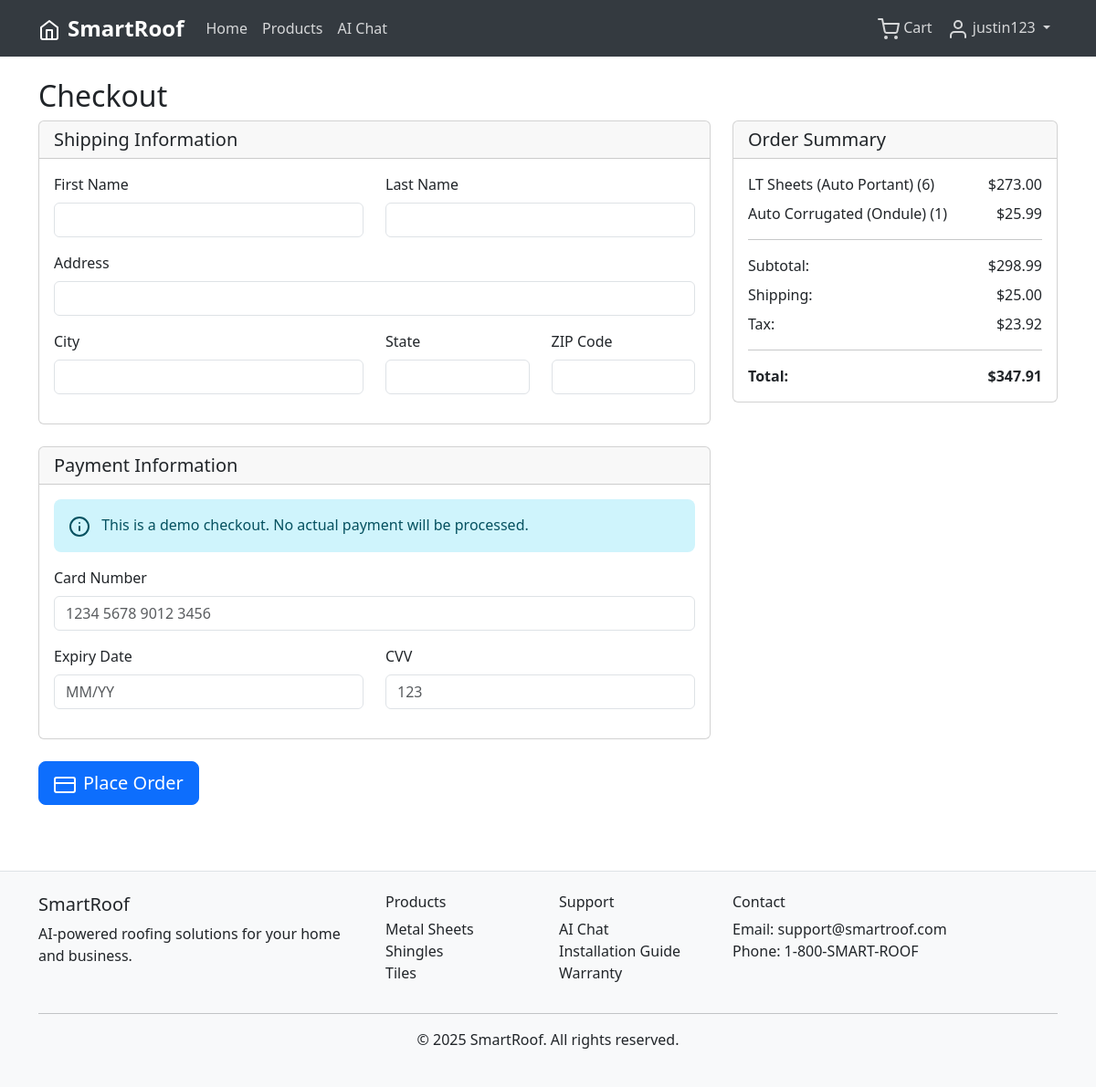
The page /checkout (signed in) on the database its author committed.
### tables this page shows
CREATE TABLE users (
            id INTEGER PRIMARY KEY AUTOINCREMENT,
            username TEXT UNIQUE NOT NULL,
            email TEXT UNIQUE NOT NULL,
            password_hash TEXT NOT NULL,
            is_admin BOOLEAN DEFAULT FALSE,
            created_at TIMESTAMP DEFAULT CURRENT_TIMESTAMP
        );

CREATE TABLE products (
            id INTEGER PRIMARY KEY AUTOINCREMENT,
            name TEXT NOT NULL,
            description TEXT,
            price REAL NOT NULL,
            category TEXT NOT NULL,
            image_url TEXT,
            stock INTEGER DEFAULT 100,
            created_at TIMESTAMP DEFAULT CURRENT_TIMESTAMP
        );

### routes.py (the view)
@app.route('/checkout')
@login_required
def checkout():
    try:
        conn = get_db_connection()
        cart_items_data = conn.execute('''
            SELECT ci.*, p.name, p.price, p.image_url
            FROM cart_items ci
            JOIN products p ON ci.product_id = p.id
            WHERE ci.user_id = ?
        ''', (current_user.id,)).fetchall()
        conn.close()
        cart_items = []
        total = 0
        for item in cart_items_data:
            product = Product.get(item['product_id'])
            if product:
                cart_items.append({
                    'id': item['id'],
                    'product': product,
                    'quantity': item['quantity'],
                    'subtotal': product.price * item['quantity']
                })
                total += product.price * item['quantity']
        if not cart_items:
            flash('Your cart is empty', 'error')
            return redirect(url_for('cart'))
        return render_template('checkout.html', cart_items=cart_items, total=total)
        if not cart_items:
            flash('Your cart is empty', 'error')
            return redirect(url_for('cart'))
        return render_template('checkout.html', cart_items=cart_items, total=total)
    except Exception as e:
        flash('Error loading checkout page', 'error')
        return redirect(url_for('cart'))

### app.py (called while the page is built)
@login_manager.user_loader
def load_user(user_id):
    from models import User
    return User.get(int(user_id))

### database.py (called while the page is built)
def get_db_connection():
    conn = sqlite3.connect(DATABASE_PATH)
    conn.row_factory = sqlite3.Row
    return conn

### models.py (called while the page is built)
    @staticmethod
    def get(user_id):
        conn = get_db_connection()
        user = conn.execute('SELECT * FROM users WHERE id = ?', (user_id,)).fetchone()
        conn.close()
        if user:
            return User(user['id'], user['username'], user['email'],
                       user['password_hash'], user['is_admin'], user['created_at'])
        return None

    @staticmethod
    def get(product_id):
        conn = get_db_connection()
        product = conn.execute('SELECT * FROM products WHERE id = ?', (product_id,)).fetchone()
        conn.close()
        if product:
            return Product(
                product['id'], product['name'], product['description'],
                product['price'], product['category'], product['image_url'],
                product['stock'], product['created_at']
            )
        return None

### templates/checkout.html (shortened to what this page needs)
{% extends "base.html" %}
{% block content %}
<div class="container py-4">
    <h2>Checkout</h2>
    <div class="row">
        <div class="col-lg-8">
            <form method="POST" action="{{ url_for('place_order') }}">
                <div class="card mb-4">
                    <div class="card-header">
                        <h5 class="mb-0">Shipping Information</h5>
                    </div>
                    <div class="card-body">
                        <div class="row">
                            <div class="col-md-6 mb-3">
                                <label for="firstName" class="form-label">First Name</label>
                                <input type="text" class="form-control" id="firstName" name="firstName" required>
                            </div>
                            <div class="col-md-6 mb-3">
                                <label for="lastName" class="form-label">Last Name</label>
                                <input type="text" class="form-control" id="lastName" name="lastName" required>
                            </div>
                        </div>
                        <div class="mb-3">
                            <label for="address" class="form-label">Address</label>
                            <input type="text" class="form-control" id="address" name="address" required>
                        </div>
                        <div class="row">
                            <div class="col-md-6 mb-3">
                                <label for="city" class="form-label">City</label>
                                <input type="text" class="form-control" id="city" name="city" required>
                            </div>
                            <div class="col-md-3 mb-3">
                                <label for="state" class="form-label">State</label>
                                <input type="text" class="form-control" id="state" name="state" required>
                            </div>
                            <div class="col-md-3 mb-3">
                                <label for="zipCode" class="form-label">ZIP Code</label>
                                <input type="text" class="form-control" id="zipCode" name="zipCode" required>
                            </div>
                        </div>
                    </div>
                </div>
                <div class="card mb-4">
                    <div class="card-header">
                        <h5 class="mb-0">Payment Information</h5>
                    </div>
                    <div class="card-body">
                        <div class="alert alert-info">
                            <i data-feather="info" class="me-2"></i>
                            This is a demo checkout. No actual payment will be processed.
                        </div>
                        <div class="mb-3">
                            <label for="cardNumber" class="form-label">Card Number</label>
                            <input type="text" class="form-control" id="cardNumber" name="cardNumber"
                                   placeholder="1234 5678 9012 3456" required>
                        </div>
                        <div class="row">
                            <div class="col-md-6 mb-3">
                                <label for="expiryDate" class="form-label">Expiry Date</label>
                                <input type="text" class="form-control" id="expiryDate" name="expiryDate"
                                       placeholder="MM/YY" required>
                            </div>
                            <div class="col-md-6 mb-3">
                                <label for="cvv" class="form-label">CVV</label>
                                <input type="text" class="form-control" id="cvv" name="cvv"
                                       placeholder="123" required>
                            </div>
                        </div>
                    </div>
                </div>
                <button type="submit" class="btn btn-primary btn-lg">
                    <i data-feather="credit-card" class="me-2"></i>Place Order
                </button>
            </form>
        </div>
        <div class="col-lg-4">
            <div class="card">
                <div class="card-header">
                    <h5 class="mb-0">Order Summary</h5>
                </div>
                <div class="card-body">
                    {% for item in cart_items %}
                    <div class="d-flex justify-content-between mb-2">
                        <span>{{ item.product.name }} ({{ item.quantity }})</span>
                        <span>${{ "%.2f"|format(item.subtotal) }}</span>
                    </div>
                    {% endfor %}
                    <hr>
                    <div class="d-flex justify-content-between mb-2">
                        <span>Subtotal:</span>
                        <span>${{ "%.2f"|format(total) }}</span>
                    </div>
                    <div class="d-flex justify-content-between mb-2">
                        <span>Shipping:</span>
                        <span>{% if total >= 500 %}Free{% else %}$25.00{% endif %}</span>
                    </div>
                    <div class="d-flex justify-content-between mb-2">
                        <span>Tax:</span>
                        <span>${{ "%.2f"|format(total * 0.08) }}</span>
                    </div>
                    <hr>
                    <div class="d-flex justify-content-between">
                        <strong>Total:</strong>
                        <strong>${{ "%.2f"|format(total + (0 if total >= 500 else 25) + (total * 0.08)) }}</strong>
                    </div>
                </div>
            </div>
        </div>
    </div>
</div>
{% endblock %}

### templates/base.html (shortened to what this page needs)
<!DOCTYPE html>
<html lang="en" data-bs-theme="light">
<head>
    <link href="https://cdn.jsdelivr.net/npm/bootstrap@5.3.0/dist/css/bootstrap.min.css" rel="stylesheet">
    <link rel="stylesheet" href="{{ url_for('static', filename='css/style.css') }}">
</head>
<body>
    <nav class="navbar navbar-expand-lg navbar-dark">
        <div class="container">
            <a class="navbar-brand fw-bold" href="{{ url_for('index') }}">
                <i data-feather="home" class="me-2"></i>SmartRoof
            </a>
            <div class="collapse navbar-collapse" id="navbarNav">
                <ul class="navbar-nav me-auto">
                    <li class="nav-item">
                        <a class="nav-link" href="{{ url_for('index') }}">Home</a>
                    </li>
                    <li class="nav-item">
                        <a class="nav-link" href="{{ url_for('products') }}">Products</a>
                    </li>
                    <li class="nav-item">
                        <a class="nav-link" href="{{ url_for('chat') }}">AI Chat</a>
                    </li>
                </ul>
                <ul class="navbar-nav">
                    {% if current_user.is_authenticated %}
                        <li class="nav-item">
                            <a class="nav-link" href="{{ url_for('cart') }}">
                                <i data-feather="shopping-cart"></i> Cart
                            </a>
                        </li>
                        <li class="nav-item dropdown">
                            <a class="nav-link dropdown-toggle" href="#" id="navbarDropdown" role="button" data-bs-toggle="dropdown">
                                <i data-feather="user"></i> {{ current_user.username }}
                            </a>
                        </li>
                    {% endif %}
                </ul>
            </div>
        </div>
    </nav>
    <main>
        {% block content %}{% endblock %}
    </main>
    <footer class="bg-light text-dark py-4 mt-5 border-top">
        <div class="container">
            <div class="row">
                <div class="col-md-4">
                    <h5>SmartRoof</h5>
                    <p>AI-powered roofing solutions for your home and business.</p>
                </div>
                <div class="col-md-2">
                    <h6>Products</h6>
                    <ul class="list-unstyled">
                        <li><a href="{{ url_for('products', category='Metal Sheets') }}" class="text-dark">Metal Sheets</a></li>
                        <li><a href="{{ url_for('products', category='Shingles') }}" class="text-dark">Shingles</a></li>
                        <li><a href="{{ url_for('products', category='Tiles') }}" class="text-dark">Tiles</a></li>
                    </ul>
                </div>
                <div class="col-md-2">
                    <h6>Support</h6>
                    <ul class="list-unstyled">
                        <li><a href="{{ url_for('chat') }}" class="text-dark">AI Chat</a></li>
                        <li><a href="#" class="text-dark">Installation Guide</a></li>
                        <li><a href="#" class="text-dark">Warranty</a></li>
                    </ul>
                </div>
                <div class="col-md-4">
                    <h6>Contact</h6>
                    <p>Email: support@smartroof.com<br>Phone: 1-800-SMART-ROOF</p>
                </div>
            </div>
            <hr>
            <div class="text-center">
                <p>&copy; 2025 SmartRoof. All rights reserved.</p>
            </div>
        </div>
    </footer>
</body>
</html>

### static/css/style.css (style rules this page uses)
.navbar { background-color: #343a40 !important; }
.navbar-brand { font-size: 1.5rem; font-weight: 700; color: white !important; }
.navbar-nav .nav-link { color: rgba(255, 255, 255, 0.8) !important; font-weight: 500; }
.card { transition: transform 0.2s ease-in-out; }
.btn { transition: all 0.2s ease-in-out; }
footer { margin-top: auto; }
footer a { text-decoration: none; transition: color 0.2s ease-in-out; }
.alert { border-radius: 0.5rem; border: none; }

### rows shown on the page
users: username "justin123"
products: product.name "LT Sheets (Auto Portant)"
products: product.name "Auto Corrugated (Ondule)"

### other values the page prints
{{ item.quantity }} "6" "1"
{{ "%.2f"|format(item.subtotal) }} "273.00" "25.99"
{{ "%.2f"|format(total) }} "298.99"
{{ "%.2f"|format(total * 0.08) }} "23.92"
{{ "%.2f"|format(total + (0 if total >= 500 else 25) + (total * 0.08)) }} "347.91"
